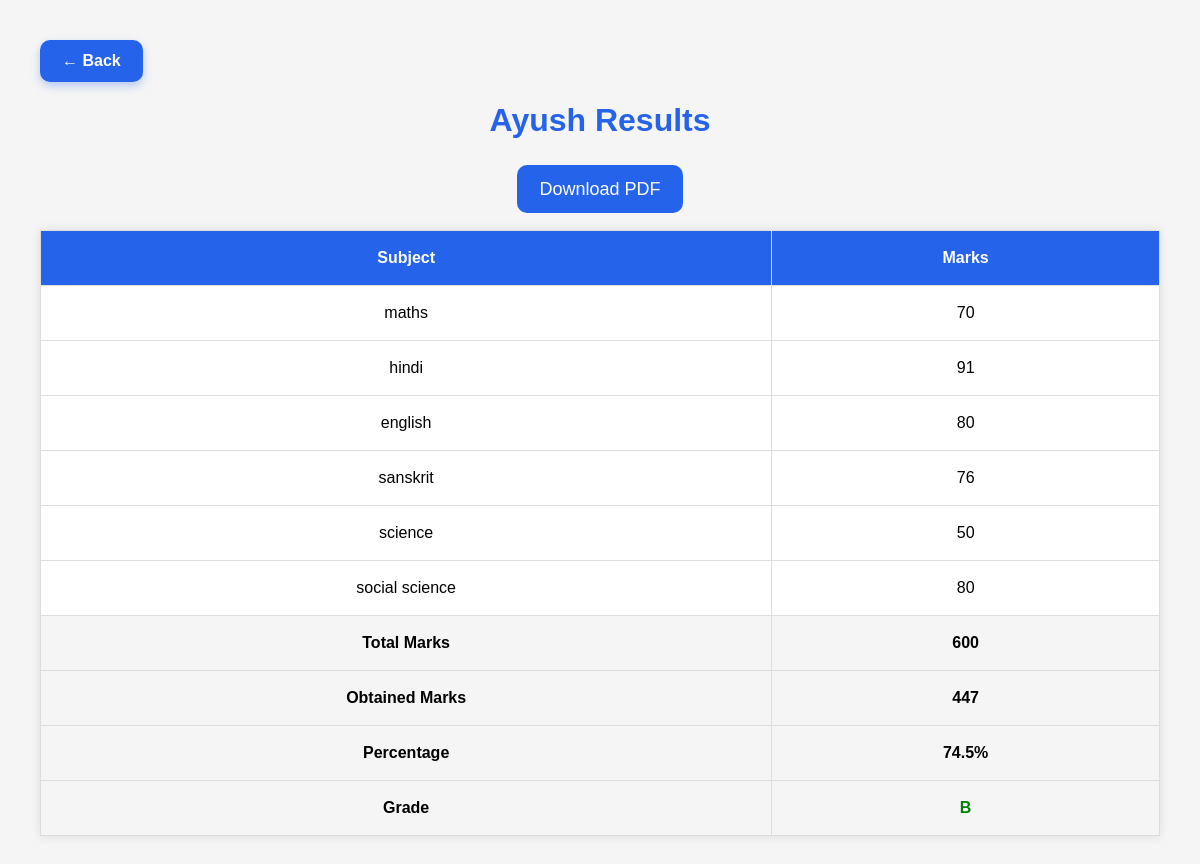
Screenshot of /student-results/ (signed in) with the database file from the repository.
### core/models.py (models this page shows, shortened)
class Register(models.Model):
    ROLE_CHOICES = (
        ('Student','Student'),
        ('Teacher','Teacher'),
    )
    name = models.CharField(max_length=100)
    email = models.EmailField(unique=True)
    phone = models.CharField(max_length=15)
    role = models.CharField(max_length=20, choices=ROLE_CHOICES)
    password = models.CharField(max_length=100)
    address = models.TextField(null=True, blank=True)
    profile_image = models.ImageField(upload_to='profiles/',null=True,blank=True)

class Result(models.Model):
    student = models.ForeignKey(Register,on_delete=models.CASCADE)
    subject1 = models.CharField(max_length=100)
    subject1_marks = models.IntegerField()
    subject2 = models.CharField(max_length=100)
    subject2_marks = models.IntegerField()
    subject3 = models.CharField(max_length=100)
    subject3_marks = models.IntegerField()
    subject4 = models.CharField(max_length=100)
    subject4_marks = models.IntegerField()
    subject5 = models.CharField(max_length=100)
    subject5_marks = models.IntegerField()
    subject6 = models.CharField(max_length=100)
    subject6_marks = models.IntegerField()
    total_marks = models.IntegerField()
    obtained_marks = models.IntegerField()
    percentage = models.FloatField()
    grade = models.CharField(max_length=5)

### core/views.py (the view)
# urls.py: path('student-results/',views.student_results,name='student_results'),
def student_results(request):
    if not request.session.get('user_id'):
        return redirect('/login/')
    user_id = request.session.get('user_id')
    user = Register.objects.get(id=user_id)
    results = Result.objects.filter(student=user)
    context = {
        'results':results,
        'user':user
    }
    return render(request,'student_results.html',context)

### templates/student_results.html (shortened to what this page needs)
<!DOCTYPE html>
<html lang="en">
<head>
</head>
<body>
    <div class="top-section">
        <a href="/student-dashboard/" class="back-btn">
            ← Back
        </a>
    </div>
    <h1>{{user.name}} Results</h1>
    <div style="text-align:center;
margin-bottom:30px;">
    <a href="/download-result-pdf/"
       style="background:#2563eb;
              color:white;
              padding:14px 22px;
              text-decoration:none;
              border-radius:10px;
              font-size:18px;">
        Download PDF
    </a>
</div>
    <table>
    <tr>
        <th>Subject</th>
        <th>Marks</th>
    </tr>
    {% for result in results %}
    <tr>
        <td>{{result.subject1}}</td>
        <td>{{result.subject1_marks}}</td>
    </tr>
    <tr>
        <td>{{result.subject2}}</td>
        <td>{{result.subject2_marks}}</td>
    </tr>
    <tr>
        <td>{{result.subject3}}</td>
        <td>{{result.subject3_marks}}</td>
    </tr>
    <tr>
        <td>{{result.subject4}}</td>
        <td>{{result.subject4_marks}}</td>
    </tr>
    <tr>
        <td>{{result.subject5}}</td>
        <td>{{result.subject5_marks}}</td>
    </tr>
    <tr>
        <td>{{result.subject6}}</td>
        <td>{{result.subject6_marks}}</td>
    </tr>
    <tr style="background:#f5f5f5;font-weight:bold;">
        <td>Total Marks</td>
        <td>{{result.total_marks}}</td>
    </tr>
    <tr style="background:#f5f5f5;font-weight:bold;">
        <td>Obtained Marks</td>
        <td>{{result.obtained_marks}}</td>
    </tr>
    <tr style="background:#f5f5f5;font-weight:bold;">
        <td>Percentage</td>
        <td>{{result.percentage}}%</td>
    </tr>
    <tr style="background:#f5f5f5;font-weight:bold;">
        <td>Grade</td>
        <td class="grade">
            {{result.grade}}
        </td>
    </tr>
    {% endfor %}
</table>
</body>
</html>

### templates/student_results.html (style rules this page uses)
* { margin:0; padding:0; box-sizing:border-box; font-family:Arial; }
body { background:#f5f5f5; padding:40px; }
.top-section { margin-bottom:20px; }
.back-btn { background:#2563eb; color:white; padding:12px 22px; text-decoration:none; border-radius:10px; font-size:16px; font-weight:bold; display:inline-block; transition:0.3s; box-shadow:0 4px 10px rgba(37,99,235,0.3); }
h1 { text-align:center; margin-bottom:40px; color:#2563eb; }
table { width:100%; border-collapse:collapse; background:white; box-shadow:0 0 10px rgba(0,0,0,0.1); }
th,td { padding:18px; border:1px solid #ddd; text-align:center; }
th { background:#2563eb; color:white; }
.grade { font-weight:bold; color:green; }

### rows the page displays
Register: name "Ayush"
Result: subject1 "maths", subject1_marks "70", subject2 "hindi", subject2_marks "91", subject3 "english", subject3_marks "80", subject4 "sanskrit", subject4_marks "76", subject5 "science", subject5_marks "50", subject6 "social science", subject6_marks "80", total_marks "600", obtained_marks "447", percentage "74.5", grade "B"
